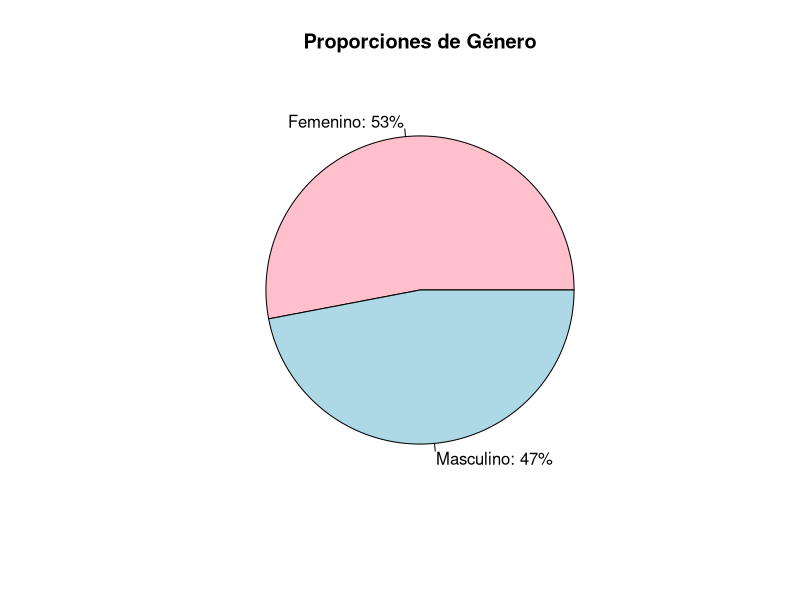
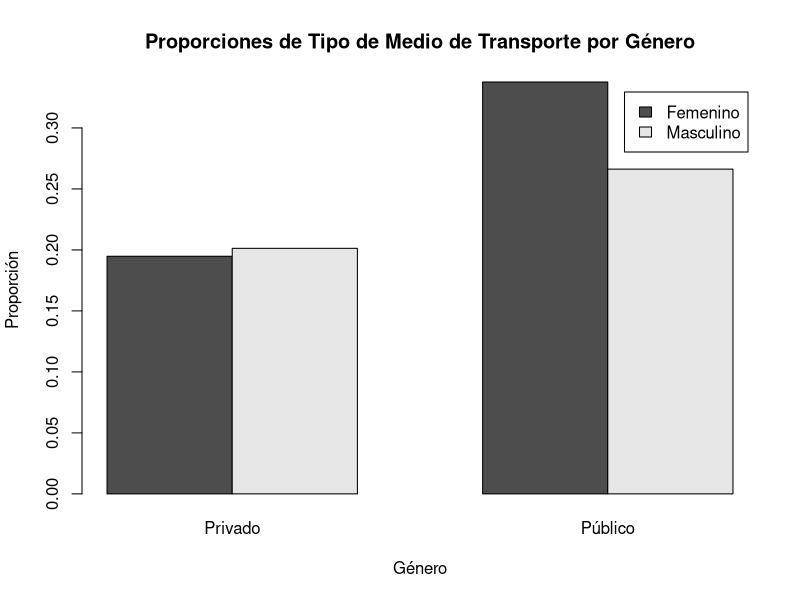
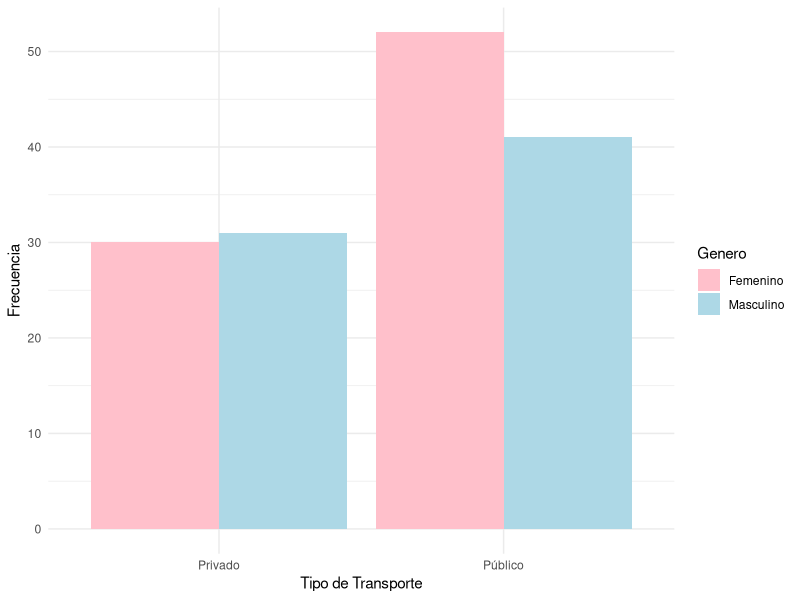
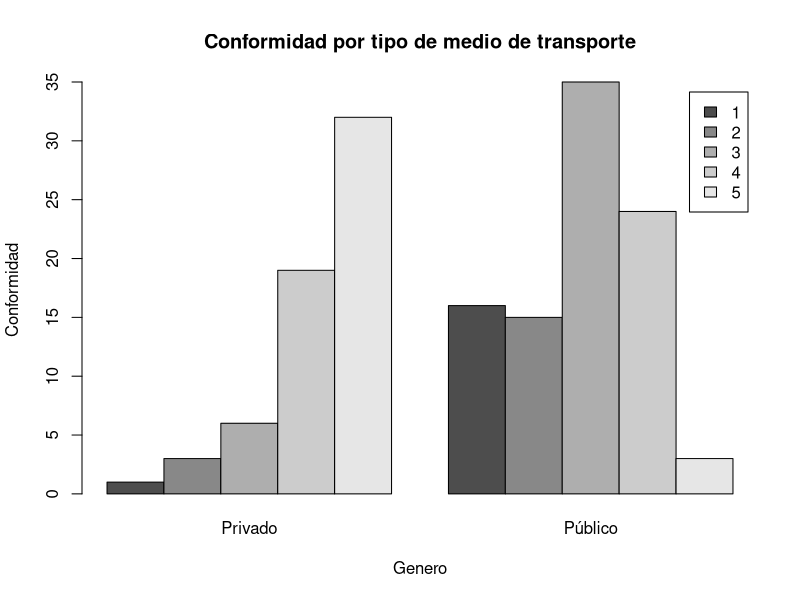
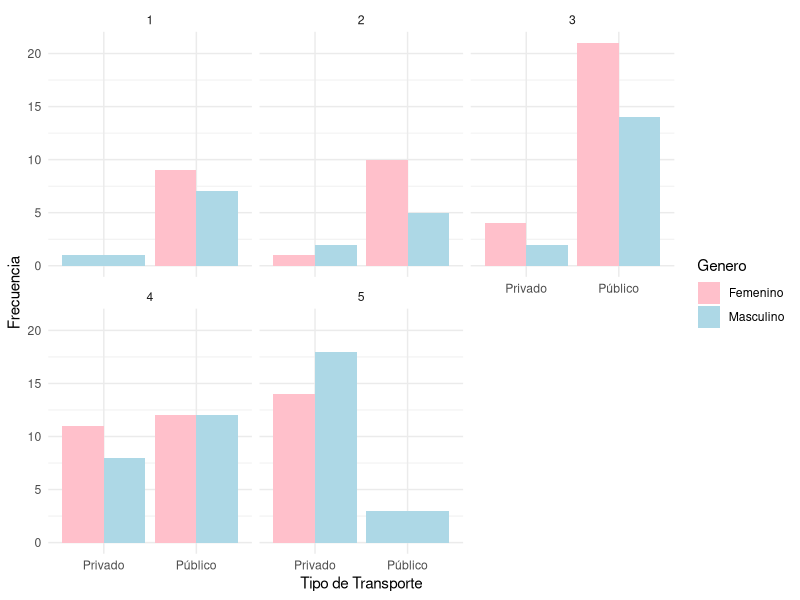
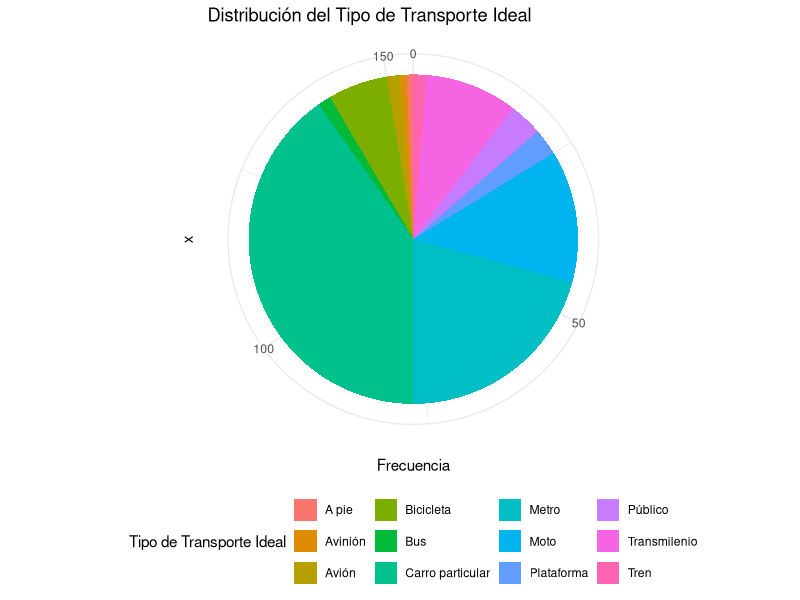
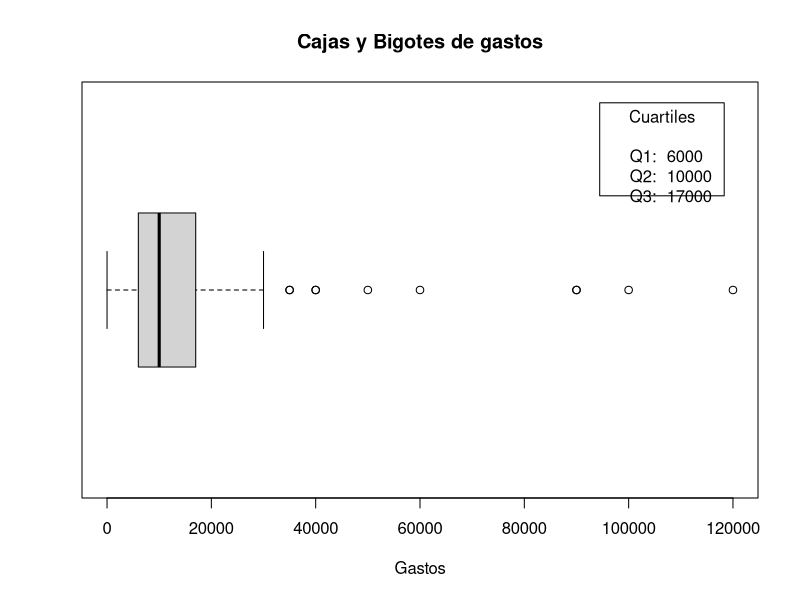
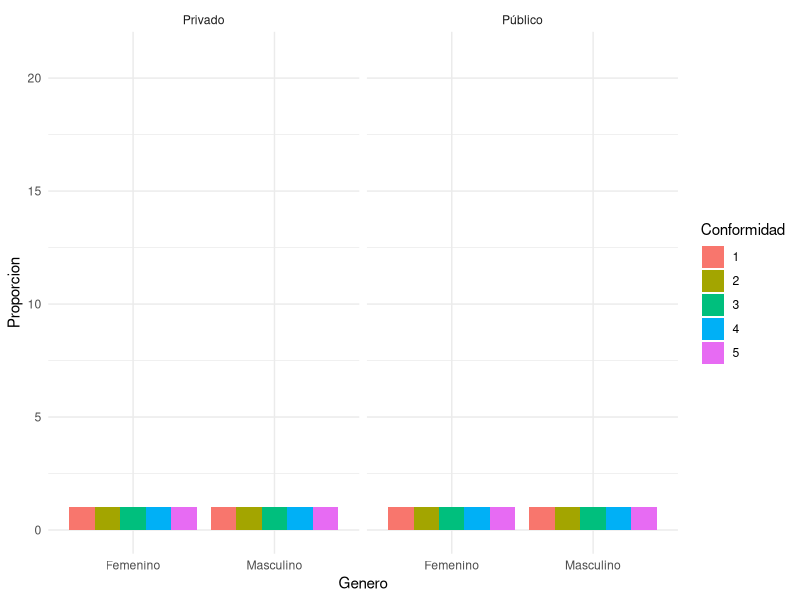

Recreate these plots in R, in order.
## ---- chunk 1
 library(readxl)
 library(ggplot2)
 dr = read_excel("ENCUESTA MOVILIDAD(1-154) (1).xlsx")
 dr
 #Borrar las columnas innecesarias generadas por Microsoft Forms
 dr = dr[, -c(1)]
 generos = table(dr$`Genero `)
 
 
 proporciones_Genero = prop.table(generos)
 
 # Crear un gráfico de torta para mostrar la proporción en genero
  proporciones_Genero=round(proporciones_Genero, 2)
  etiquetas = paste0(names(proporciones_Genero), ": ", proporciones_Genero * 100, "%")
  graficaGeneros = pie(proporciones_Genero, col = c("pink", "lightblue"), main = "Proporciones de Género", labels = etiquetas)


relacionMedioTrans_Genero = table(dr$`Genero `, dr$`¿Qué tipo transporte usa?`)
tabla_RelacionMedioTrans=table(prop.table(relacionMedioTrans_Genero))
prop_relacionMedioTrans_Genero = prop.table(relacionMedioTrans_Genero)

barplot(prop_relacionMedioTrans_Genero, beside = TRUE, legend.text = TRUE, main = "Proporciones de Tipo de Medio de Transporte por Género", xlab = "Género", ylab = "Proporción")

# Calcular la proporción de Tipo de Medio de Transporte por Género
prop_relacionMedioTrans_Genero = prop.table(table(dr$`Genero `, dr$`¿Qué tipo transporte usa?`))



# Relación entre medio de transporte y género

ggplot(dr, aes(x = `¿Qué tipo transporte usa?`, fill = `Genero `)) +
  geom_bar(position = "dodge") +
  labs(
    x = "Tipo de Transporte",
    y = "Frecuencia") +
  scale_fill_manual(values = c("pink", "lightblue")) +
  theme_minimal()


#Relacion entre nivel de conformidad y tiempo que tarda

barplot(table(dr$'Nivel de conformidad',dr$'¿Qué tipo transporte usa?'),beside = TRUE, legend.text = TRUE,main = "Conformidad por tipo de medio de transporte",xlab = "Genero", ylab="Conformidad")



# Conformidad por tipo de transporte y género
ggplot(dr, aes(x = `¿Qué tipo transporte usa?`, fill = `Genero `)) +
  geom_bar(position = "dodge") +
  facet_wrap(~ `Nivel de conformidad`) +
  labs(
       x = "Tipo de Transporte",
       y = "Frecuencia") +
  scale_fill_manual(values = c("pink", "lightblue")) +
  theme_minimal()


# Calcular la frecuencia de cada tipo de transporte ideal

frecuencia_transporte_ideal <- table(dr$`Medio transporte ideal. ¿Por qué?`)

# Convertir la tabla en un dataframe
df_frecuencia <- as.data.frame(frecuencia_transporte_ideal)

# Renombrar las columnas
colnames(df_frecuencia) <- c("Transporte_Ideal", "Frecuencia")

# Crear el gráfico de torta
ggplot(df_frecuencia, aes(x = "", y = Frecuencia, fill = Transporte_Ideal)) +
  geom_bar(stat = "identity") +
  coord_polar("y", start = 0) +
  labs(title = "Distribución del Tipo de Transporte Ideal",
       fill = "Tipo de Transporte Ideal") +
  theme_minimal() +
  theme(legend.position = "bottom")

# Boxplot para analizar gastos promedios de dinero
bp <- boxplot(as.numeric(dr$`En promedio cuánto dinero gasta a diario, en transporte`), 
  main="Cajas y Bigotes de gastos", 
  xlab="Gastos", 
  horizontal=TRUE)

# Mostrar los valores de q1, q2 y q3
q1 <- bp$stats[2]
q2 <- bp$stats[3]
q3 <- bp$stats[4]

# Agregar las etiquetas al gráfico
legend("topright", inset=.05, title="Cuartiles", 
       legend=paste("Q1: ", round(q1, 2), "\nQ2: ", round(q2, 2), "\nQ3: ", round(q3, 2)), cex=1)

# Gráfico que permita analizar género, conformidad y tiempo usando tablas de contingencia

# Crear una tabla de contingencia entre genero, conformidad y tiempo
tabla_contingencia <- table(dr$`Genero `, dr$`Nivel de conformidad`, dr$`¿Qué tipo transporte usa?`)
View(tabla_contingencia)

# Convertir la tabla de contingencia en un dataframe
df_contingencia <- as.data.frame.table(tabla_contingencia)

# Renombrar las columnas
colnames(df_contingencia) <- c("Genero", "Conformidad", "Tipo_Transporte", "Frecuencia")

# Crear el grafico de barras
ggplot(df_contingencia, aes(x = Genero, fill = Conformidad)) +
  geom_bar(position = "dodge") +
  facet_wrap(~ Tipo_Transporte) +
  labs(
    x = "Genero",
    y = "Proporcion",
    fill = "Conformidad") +
  theme_minimal() +
  ylim(0, max(df_contingencia$Frecuencia))
